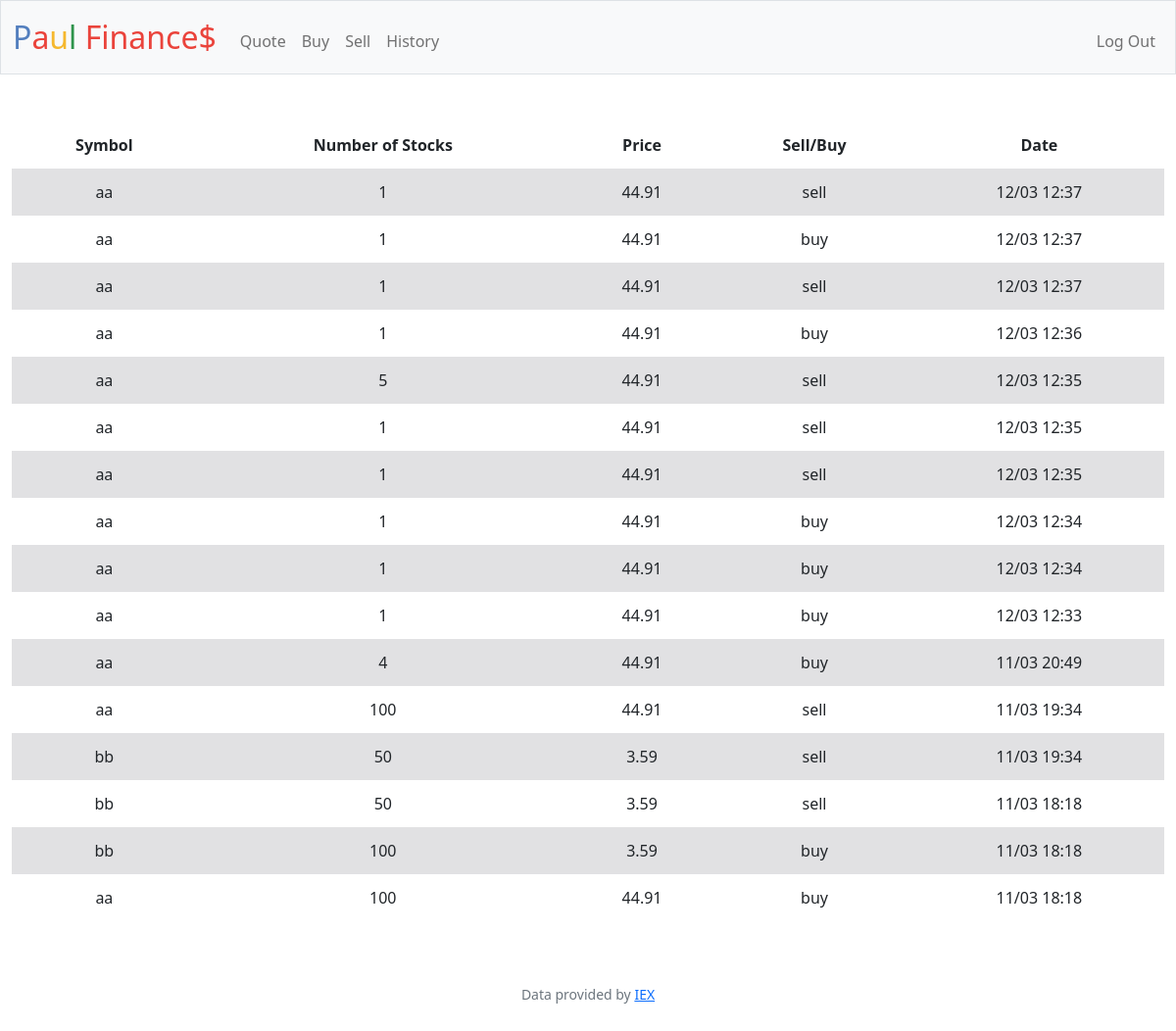
Screenshot of /history (signed in) with the database file from the repository.
### tables this page shows
CREATE TABLE purcheses (purches_id INTEGER PRIMARY KEY AUTOINCREMENT NOT NULL, user_id INTEGER NOT NULL, symbol TEXT NOT NULL, ammount INTEGER NOT NULL, price INTEGER NOT NULL, date TEXT NOT NULL, type TEXT);

### app.py (the view)
@app.route("/history")
@login_required
def history():
    history = db.execute("SELECT * FROM purcheses WHERE user_id = (?) ORDER BY purches_id DESC", session["user_id"])
    return render_template("history.html", history=history)

### app.py (called while the page is built)
@app.after_request
def after_request(response):
    response.headers["Cache-Control"] = "no-cache, no-store, must-revalidate"
    response.headers["Expires"] = 0
    response.headers["Pragma"] = "no-cache"
    return response

### helpers.py (called while the page is built)
def login_required(f):
    @wraps(f)
    def decorated_function(*args, **kwargs):
        if session.get("user_id") is None:
            return redirect("/login")
        return f(*args, **kwargs)
    return decorated_function

### templates/history.html (shortened to what this page needs)
{% extends "layout.html" %}
{% block main %}
    <div>
        <table>
            <thead>
                <tr>
                    <th>Symbol</th>
                    <th>Number of Stocks</th>
                    <th>Price</th>
                    <th>Sell/Buy</th>
                    <th>Date</th>
                </tr>
            </thead>
            <tbody>
                {% for purches in history %}
                    <tr>
                        <td>{{ purches["symbol"] }}</td>
                        <td>{{ purches["ammount"] }}</td>
                        <td>{{ purches["price"] }}</td>
                        <td>{{ purches["type"] }}</td>
                        <td>{{ purches["date"] }}</td>
                    </tr>
                {% endfor %}
            </tbody>
        </table>
    </div>
{% endblock %}

### templates/layout.html (shortened to what this page needs)
<!DOCTYPE html>
<html lang="en">
    <head>
        <link href="https://cdn.jsdelivr.net/npm/bootstrap@5.1.3/dist/css/bootstrap.min.css" rel="stylesheet">
        <link href="/static/styles.css" rel="stylesheet">
    </head>
    <body>
        <nav class="bg-light border navbar navbar-expand-md navbar-light">
            <div class="container-fluid">
                <a class="navbar-brand" href="/"><span class="blue">P</span><span class="red">a</span><span class="yellow">u</span><span class="green">l</span> <span class="red">Finance$</span></a>
                <div class="collapse navbar-collapse" id="navbar">
                    {% if session["user_id"] %}
                        <ul class="navbar-nav me-auto mt-2">
                            <li class="nav-item"><a class="nav-link" href="/quote">Quote</a></li>
                            <li class="nav-item"><a class="nav-link" href="/buy">Buy</a></li>
                            <li class="nav-item"><a class="nav-link" href="/sell">Sell</a></li>
                            <li class="nav-item"><a class="nav-link" href="/history">History</a></li>
                        </ul>
                        <ul class="navbar-nav ms-auto mt-2">
                            <li class="nav-item"><a class="nav-link" href="/logout">Log Out</a></li>
                        </ul>
                    {% else %}
                        <ul class="navbar-nav ms-auto mt-2">
                            <li class="nav-item"><a class="nav-link" href="/register">Register</a></li>
                            <li class="nav-item"><a class="nav-link" href="/login">Log In</a></li>
                        </ul>
                    {% endif %}
                </div>
            </div>
        </nav>
        <main class="container-fluid py-5 text-center">
            {% block main %}{% endblock %}
        </main>
        <footer class="mb-5 small text-center text-muted">
            Data provided by <a href="https://iexcloud.io/">IEX</a>
        </footer>
    </body>
</html>

### static/styles.css (style rules this page uses)
nav .navbar-brand { font-size: xx-large; }
nav .navbar-brand .blue { color: #537fbe; }
nav .navbar-brand .red { color: #ea433b; }
nav .navbar-brand .yellow { color: #f5b82e; }
nav .navbar-brand .green { color: #2e944b; }
table { background-color: transparent; margin-bottom: 1rem; width: 100%; empty-cells: hide; }
table th, table td { padding: 0.75rem; vertical-align: middle; }
tbody tr:nth-of-type(odd) { background-color: rgb(107, 107, 117, 0.2) }

### rows the page displays
purcheses: symbol "aa", ammount "1", price "44.91", type "sell", date "12/03 12:37"
purcheses: symbol "aa", ammount "1", price "44.91", type "buy", date "12/03 12:37"
purcheses: symbol "aa", ammount "1", price "44.91", type "sell", date "12/03 12:37"
purcheses: symbol "aa", ammount "1", price "44.91", type "buy", date "12/03 12:36"
purcheses: symbol "aa", ammount "5", price "44.91", type "sell", date "12/03 12:35"
purcheses: symbol "aa", ammount "1", price "44.91", type "sell", date "12/03 12:35"
purcheses: symbol "aa", ammount "1", price "44.91", type "sell", date "12/03 12:35"
purcheses: symbol "aa", ammount "1", price "44.91", type "buy", date "12/03 12:34"
purcheses: symbol "aa", ammount "1", price "44.91", type "buy", date "12/03 12:34"
purcheses: symbol "aa", ammount "1", price "44.91", type "buy", date "12/03 12:33"
purcheses: symbol "aa", ammount "4", price "44.91", type "buy", date "11/03 20:49"
purcheses: symbol "aa", ammount "100", price "44.91", type "sell", date "11/03 19:34"
purcheses: symbol "bb", ammount "50", price "3.59", type "sell", date "11/03 19:34"
purcheses: symbol "bb", ammount "50", price "3.59", type "sell", date "11/03 18:18"
purcheses: symbol "bb", ammount "100", price "3.59", type "buy", date "11/03 18:18"
purcheses: symbol "aa", ammount "100", price "44.91", type "buy", date "11/03 18:18"
